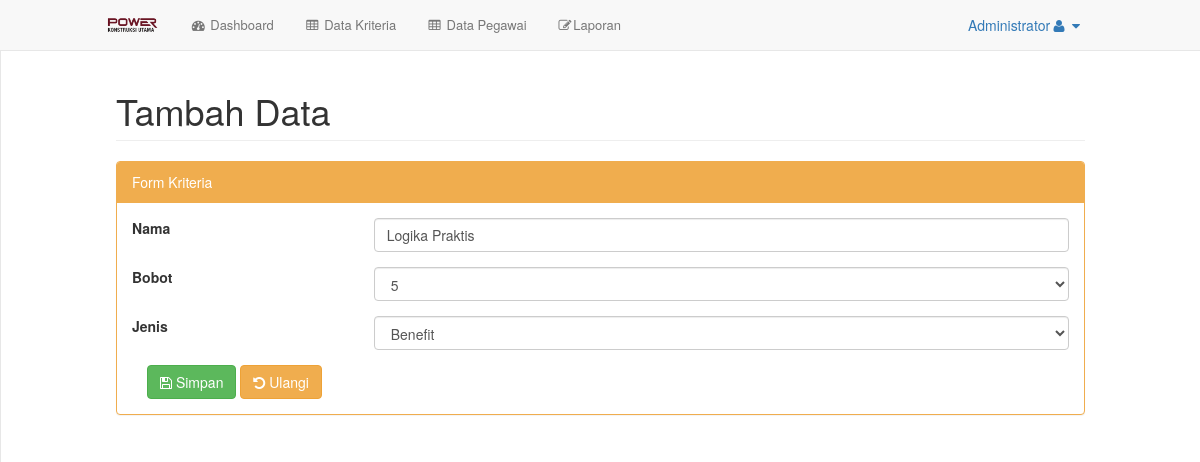
/index.php?url=data_kriteria_ubah&id=5 (signed in), run on an earlier commit of the app's database.
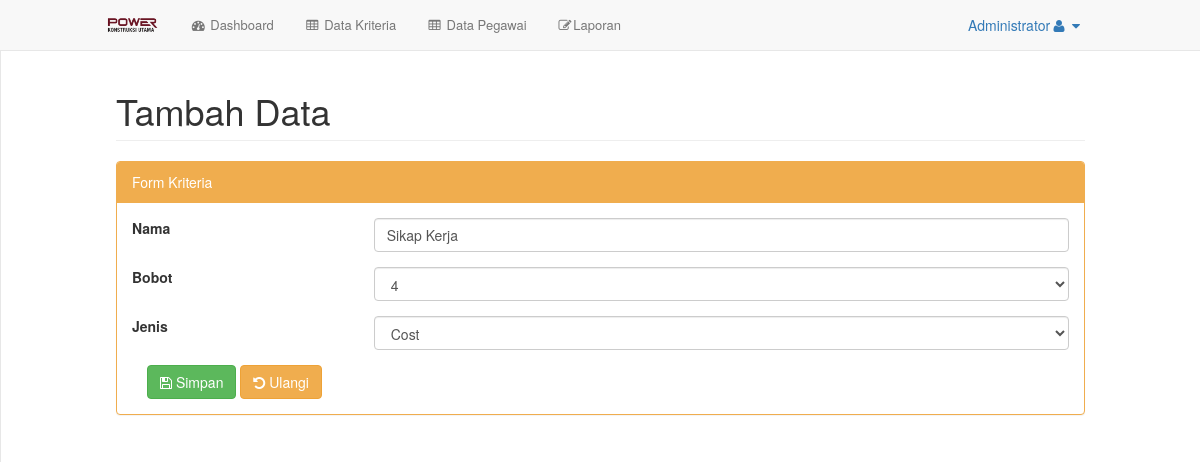
And on a later commit of the database.
### tables this page shows
CREATE TABLE `subkriteria` (
  `id` int(11) NOT NULL,
  `kriteria_id` int(11) DEFAULT 0,
  `nama` varchar(50) DEFAULT '0',
  `bobot` double DEFAULT 0
);

CREATE TABLE `kriteria` (
  `id` int(11) NOT NULL,
  `nama` varchar(255) NOT NULL,
  `bobot` double NOT NULL,
  `jenis` varchar(50) NOT NULL
);

### config/routes.php (called while the page is built, shortened)
<?php
$include = [];
if (isset($_GET['url'])) {
	switch ($_GET['url']) {
		case 'data_kriteria_ubah':
			$include[] = 'halaman/kriteria/ubah.php';
			break;
	}
} else {
	$include[] = 'halaman/dashboard.php';
}

### config/kriteria/load_detail.php (called while the page is built)
<?php
include 'config/koneksi.php';
$id = $_GET['id'];
$hasil = mysqli_query($koneksi, "SELECT kriteria.id, subkriteria.id as subkriteria_id, kriteria.nama, kriteria.bobot, kriteria.jenis, subkriteria.nama as nama_subkriteria , subkriteria.bobot as bobot_subkriteria FROM kriteria left join subkriteria on (kriteria.id=subkriteria.kriteria_id) where kriteria.id='$id'");
while ($data = mysqli_fetch_assoc($hasil)) {
	$data_kriteria[] = $data;
}
 ?>

### halaman/kriteria/form.php (the view, shortened to what this page needs)
<div class="row form-group">
	<div class="col-lg-3">
		<label>Nama</label>
	</div>
	<div class="col-lg-9">
		<input class="form-control" type="text" name="nama" placeholder="Nama" required="" value="<?php if (isset($data_kriteria)) echo $data_kriteria[0]['nama']; ?>">
	</div>
</div>
<div class="row form-group">
	<div class="col-lg-3">
		<label>Bobot</label>
	</div>
	<div class="col-lg-9">
		<select class="form-control" name="bobot">
			<option value="4" <?php if (isset($data_kriteria[0]) && $data_kriteria[0]['bobot'] == '4') echo "selected"; ?>>4</option>
			<option value="5" <?php if (isset($data_kriteria[0]) && $data_kriteria[0]['bobot'] == '5') echo "selected"; ?>>5</option>
		</select>
	</div>
</div>
<div class="row form-group">
	<div class="col-lg-3">
		<label>Jenis</label>
	</div>
	<div class="col-lg-9">
		<select class="form-control" name="jenis">
			<option value="Benefit" <?php if (isset($data_kriteria[0]) && $data_kriteria[0]['jenis'] == 'Benefit') echo "selected"; ?>>Benefit</option>
			<option value="Cost" <?php if (isset($data_kriteria[0]) && $data_kriteria[0]['jenis'] == 'Cost') echo "selected"; ?>>Cost</option>
		</select>
	</div>
</div>

### index.php (shortened to what this page needs)
<?php
include 'config/routes.php';
 include 'halaman/header.php';
foreach ($req as $key => $value) {
	require_once $value;
}
foreach ($include as $key => $value) {
	require_once $value;
}
include 'halaman/footer.php';
?>

### halaman/kriteria/ubah.php (shortened to what this page needs)
<div id="page-wrapper">
	<div class="container-fluid">
		<div class="row">
			<div class="col-lg-12">
				<h1 class="page-header">Tambah Data</h1>
			</div>
		</div>
		<div class="row">
			<div class="col-lg-12">
				<div class="panel panel-yellow">
					<div class="panel-heading">
						Form Kriteria
					</div>
					<div class="panel-body">
						<form action="config/kriteria/proses_ubah.php?id=<?php echo $_GET['id'] ?>" method="post">
							<?php include 'halaman/kriteria/form.php'; ?>
							<div class="form-group">
								<div class="col-lg-12">
									<button type="submit" class="btn btn-md btn-success"><i class="fa fa-save"></i> Simpan</button>
									<button type="reset" class="btn btn-md btn-warning"><i class="fa fa-undo"></i> Ulangi</button>
								</div>
							</div>
						</form>
					</div>
				</div>
			</div>
		</div>
	</div>
</div>

What changed in the data, as far as the page shows it:
changed subkriteria: nama "Logika Praktis" → "Sikap Kerja"; bobot "5" → "4"; jenis "Benefit" → "Cost"
